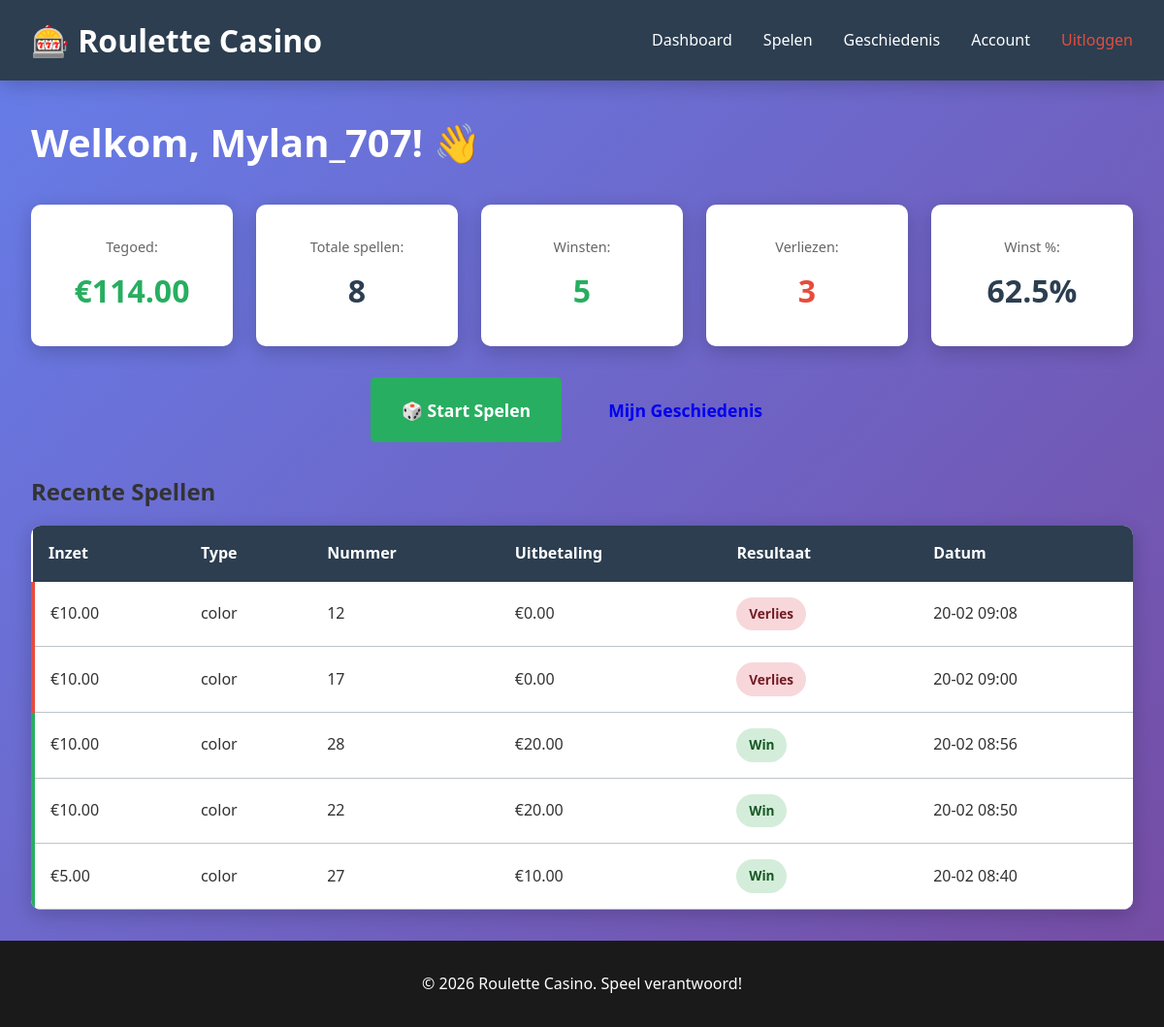
Page /dashboard (signed in) on the earlier database version.
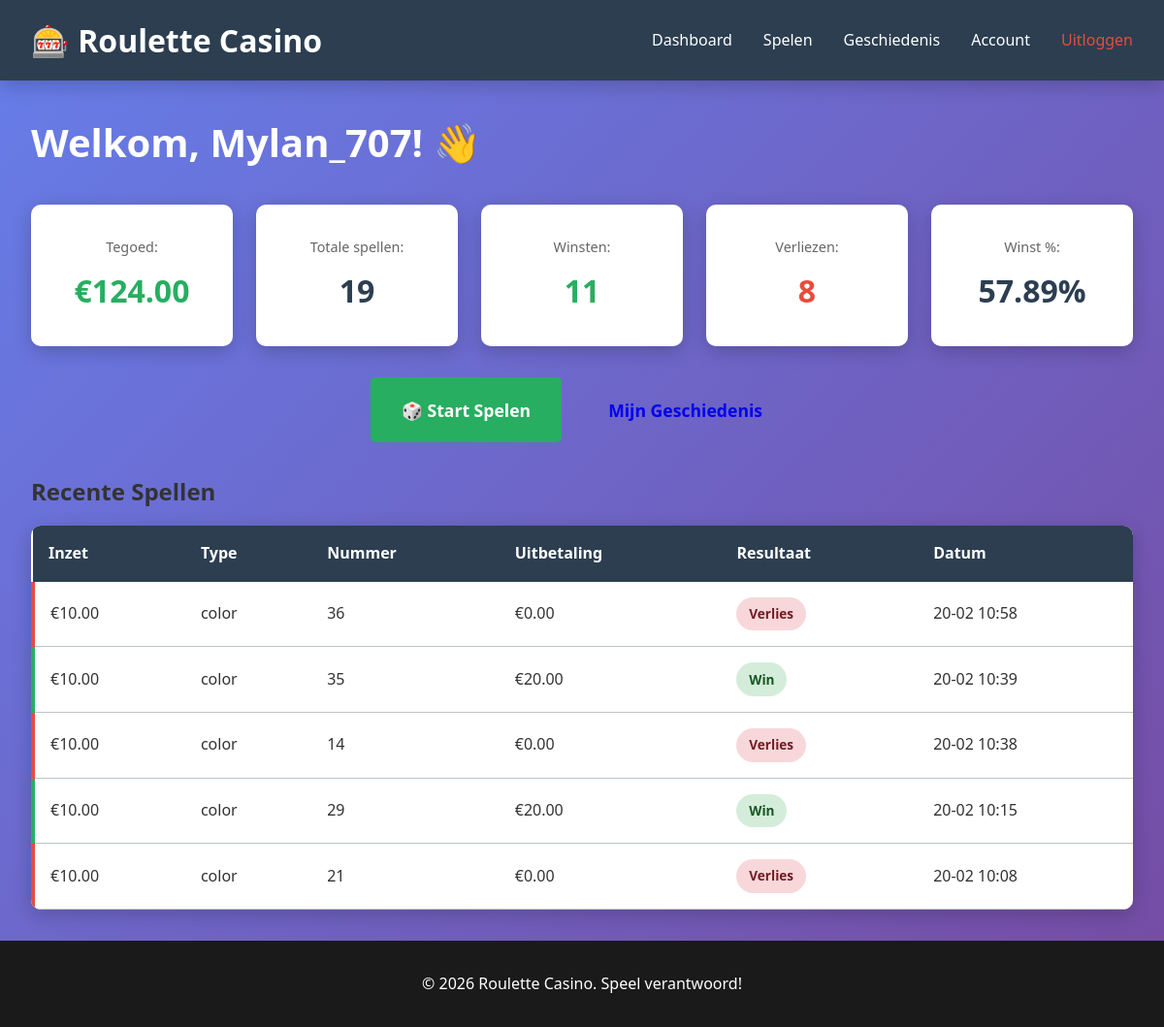
Same page on the later database version.
### nseroulette.py (models this page shows, shortened)
class User(db.Model):
    id = db.Column(db.Integer, primary_key=True)
    email = db.Column(db.String(120), unique=True, nullable=False)
    username = db.Column(db.String(80), unique=True, nullable=False)
    password = db.Column(db.String(255), nullable=False)
    currency = db.Column(db.Float, default=100.0)
    created_at = db.Column(db.DateTime, default=datetime.utcnow)
    updated_at = db.Column(db.DateTime, default=datetime.utcnow, onupdate=datetime.utcnow)
    games = db.relationship('GameRound', backref='player', lazy=True, cascade='all, delete-orphan')

class GameRound(db.Model):
    id = db.Column(db.Integer, primary_key=True)
    user_id = db.Column(db.Integer, db.ForeignKey('user.id'), nullable=False)
    bet_amount = db.Column(db.Float, nullable=False)
    bet_type = db.Column(db.String(50), nullable=False)  # 'number', 'color', 'odd/even', etc.
    bet_value = db.Column(db.String(50), nullable=False)  # '17', 'red', 'odd', etc.
    winning_number = db.Column(db.Integer, nullable=False)
    result = db.Column(db.String(10), nullable=False)  # 'win' or 'lose'
    payout = db.Column(db.Float, default=0.0)
    created_at = db.Column(db.DateTime, default=datetime.utcnow)

### nseroulette.py (the view)
@app.route('/dashboard')
@login_required
def dashboard():
    user = User.query.get(session['user_id'])
    recent_games = GameRound.query.filter_by(user_id=session['user_id']).order_by(GameRound.created_at.desc()).limit(5).all()
    stats = {
        'total_games': GameRound.query.filter_by(user_id=session['user_id']).count(),
        'wins': GameRound.query.filter_by(user_id=session['user_id'], result='win').count(),
        'losses': GameRound.query.filter_by(user_id=session['user_id'], result='lose').count(),
    }
    if stats['total_games'] > 0:
        stats['win_rate'] = round((stats['wins'] / stats['total_games']) * 100, 2)
    else:
        stats['win_rate'] = 0
    return render_template('dashboard.html', user=user, recent_games=recent_games, stats=stats)

### nseroulette.py (called while the page is built)
def login_required(f):
    @wraps(f)
    def decorated_function(*args, **kwargs):
        if 'user_id' not in session:
            return redirect(url_for('login'))
        return f(*args, **kwargs)
    return decorated_function

### templates/dashboard.html (shortened to what this page needs)
{% extends "base.html" %}
{% block content %}
<div class="dashboard">
    <h1>Welkom, {{ user.username }}! 👋</h1>
    <div class="dashboard-grid">
        <div class="stats-card">
            <div class="stat-item">
                <span class="stat-label">Tegoed:</span>
                <span class="stat-value balance">€{{ "%.2f"|format(user.currency) }}</span>
            </div>
        </div>
        <div class="stats-card">
            <div class="stat-item">
                <span class="stat-label">Totale spellen:</span>
                <span class="stat-value">{{ stats.total_games }}</span>
            </div>
        </div>
        <div class="stats-card">
            <div class="stat-item">
                <span class="stat-label">Winsten:</span>
                <span class="stat-value wins">{{ stats.wins }}</span>
            </div>
        </div>
        <div class="stats-card">
            <div class="stat-item">
                <span class="stat-label">Verliezen:</span>
                <span class="stat-value losses">{{ stats.losses }}</span>
            </div>
        </div>
        <div class="stats-card">
            <div class="stat-item">
                <span class="stat-label">Winst %:</span>
                <span class="stat-value">{{ stats.win_rate }}%</span>
            </div>
        </div>
    </div>
    <div class="actions">
        <a href="{{ url_for('game') }}" class="btn btn-large btn-success">🎲 Start Spelen</a>
        <a href="{{ url_for('history') }}" class="btn btn-large">Mijn Geschiedenis</a>
    </div>
    {% if recent_games %}
    <div class="recent-games">
        <h2>Recente Spellen</h2>
        <table class="games-table">
            <thead>
                <tr>
                    <th>Inzet</th>
                    <th>Type</th>
                    <th>Nummer</th>
                    <th>Uitbetaling</th>
                    <th>Resultaat</th>
                    <th>Datum</th>
                </tr>
            </thead>
            <tbody>
                {% for game in recent_games %}
                <tr class="result-{{ game.result }}">
                    <td>€{{ "%.2f"|format(game.bet_amount) }}</td>
                    <td>{{ game.bet_type }}</td>
                    <td>{{ game.winning_number }}</td>
                    <td>€{{ "%.2f"|format(game.payout) }}</td>
                    <td><span class="badge badge-{{ game.result }}">{{ 'Win' if game.result == 'win' else 'Verlies' }}</span></td>
                    <td>{{ game.created_at.strftime('%d-%m %H:%M') }}</td>
                </tr>
                {% endfor %}
            </tbody>
        </table>
    </div>
    {% endif %}
</div>
{% endblock %}

Differences in the rows shown:
no longer on this page (row unchanged): GameRound: bet_amount "10.00", bet_type "color", winning_number "12", payout "0.00", result "Verlies", created_at "20-02 09:08"
no longer on this page (row unchanged): GameRound: bet_amount "10.00", bet_type "color", winning_number "17", payout "0.00", result "Verlies", created_at "20-02 09:00"
no longer on this page (row unchanged): GameRound: bet_amount "10.00", bet_type "color", winning_number "28", payout "20.00", result "Win", created_at "20-02 08:56"
no longer on this page (row unchanged): GameRound: bet_amount "10.00", bet_type "color", winning_number "22", payout "20.00", result "Win", created_at "20-02 08:50"
no longer on this page (row unchanged): GameRound: bet_amount "5.00", bet_type "color", winning_number "27", payout "10.00", result "Win", created_at "20-02 08:40"
changed User "Mylan_707": currency "114.00" → "124.00"
added GameRound: bet_amount "10.00", bet_type "color", winning_number "36", payout "0.00", result "Verlies", created_at "20-02 10:58"
added GameRound: bet_amount "10.00", bet_type "color", winning_number "35", payout "20.00", result "Win", created_at "20-02 10:39"
added GameRound: bet_amount "10.00", bet_type "color", winning_number "14", payout "0.00", result "Verlies", created_at "20-02 10:38"
added GameRound: bet_amount "10.00", bet_type "color", winning_number "29", payout "20.00", result "Win", created_at "20-02 10:15"
added GameRound: bet_amount "10.00", bet_type "color", winning_number "21", payout "0.00", result "Verlies", created_at "20-02 10:08"
Other differences:
{{ stats.total_games }}: "8" → "19"
{{ stats.wins }}: "5" → "11"
{{ stats.losses }}: "3" → "8"
{{ stats.win_rate }}: "62.5" → "57.89"
